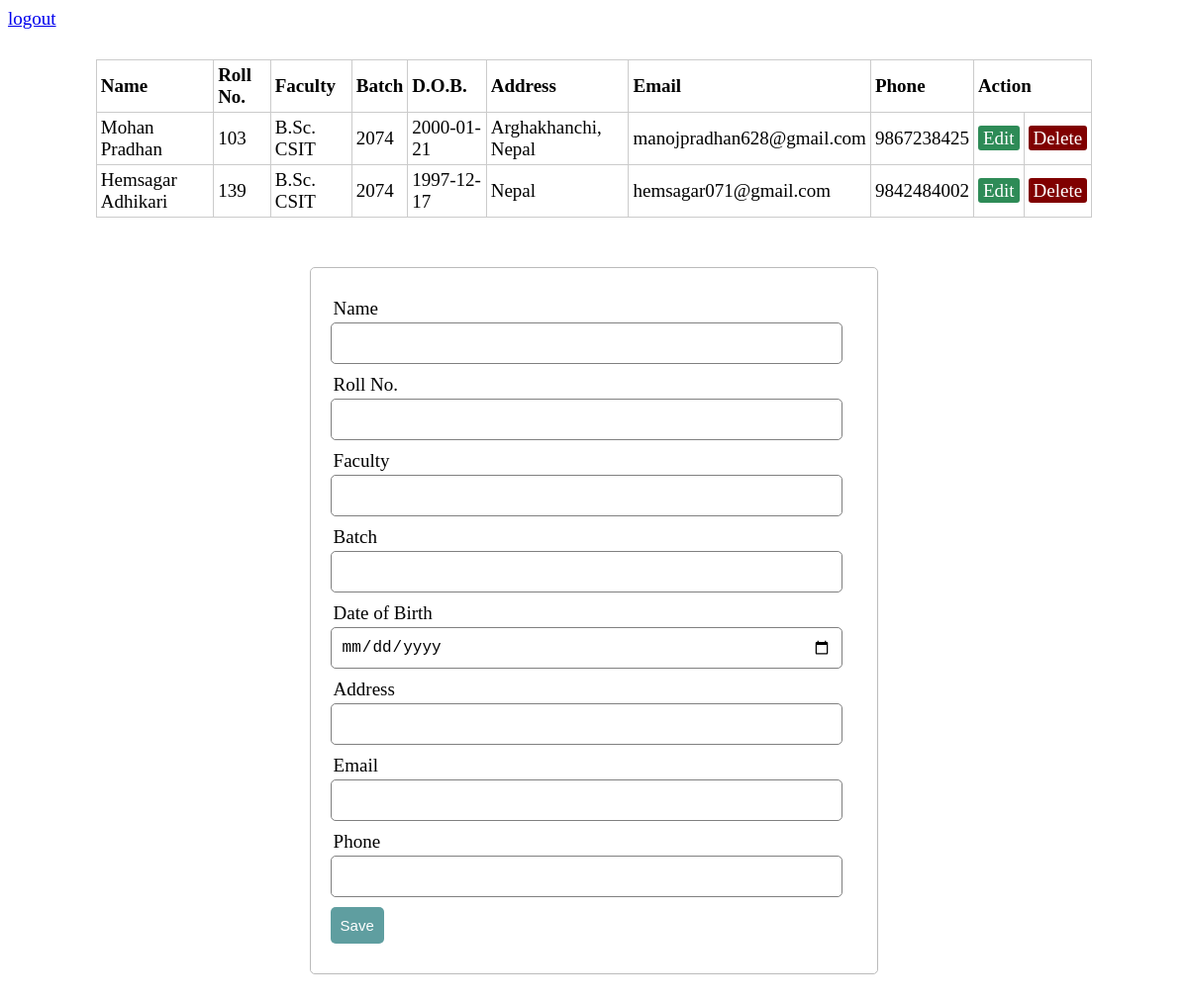
Screenshot of /student.php (signed in) with the database file from the repository.
### tables this page shows
CREATE TABLE `students` (
  `id` int(10) NOT NULL,
  `name` varchar(30) NOT NULL,
  `roll_no` int(5) NOT NULL,
  `faculty` varchar(20) NOT NULL,
  `batch` int(10) NOT NULL,
  `dob` date NOT NULL,
  `address` varchar(50) NOT NULL,
  `email` varchar(50) NOT NULL,
  `phone` decimal(15,0) NOT NULL
);

### server.php (called while the page is built, shortened)
<?php
	$name = "";
	$faculty = "";
	$dob = "";
	$address = "";
	$email = "";
	$update = false;
?>

### student.php (the view, shortened to what this page needs)
<?php
	include("server.php");
?>
<!DOCTYPE html>
<html>
<head>
	<link rel="stylesheet" type="text/css" href="style.css">
</head>
<body>
	<?php $results = mysqli_query($db, "SELECT * FROM students"); ?>
	<?php
		if($_SESSION["username"]) {
	?>
	<a href="logout.php">logout</a>
	<table>
		<thead>
			<tr>
				<th>Name</th>
				<th>Roll No.</th>
				<th>Faculty</th>
				<th>Batch</th>
				<th>D.O.B.</th>
				<th>Address</th>
				<th>Email</th>
				<th>Phone</th>
				<th colspan="2">Action</th>
			</tr>
		</thead>
		<?php while ($row = mysqli_fetch_array($results)) { ?>
			<tr>
				<td><?php echo $row['name']; ?></td>
				<td><?php echo $row['roll_no']; ?></td>
				<td><?php echo $row['faculty']; ?></td>
				<td><?php echo $row['batch']; ?></td>
				<td><?php echo $row['dob']; ?></td>
				<td><?php echo $row['address']; ?></td>
				<td><?php echo $row['email']; ?></td>
				<td><?php echo $row['phone']; ?></td>
				<td>
					<a href="student.php?edit=<?php echo $row['id']; ?>" class="edit_btn" >Edit</a>
				</td>
				<td>
					<a href="server.php?del=<?php echo $row['id']; ?>" class="del_btn">Delete</a>
				</td>
			</tr>
		<?php } ?>
	</table>
	<form name="student-form" method="post" action="server.php" >
		<div class="input-group">
			<label>Name</label>
			<input type="text" name="name" value="<?php echo $name; ?>">
		</div>
		<div class="input-group">
			<label>Roll No.</label>
			<input type="text" name="roll_no" value="<?php $roll_no==0 ? printf("") : printf($roll_no); ?>">
		</div>
		<div class="input-group">
			<label>Faculty</label>
			<input type="text" name="faculty" value="<?php echo $faculty; ?>">
		</div>
		<div class="input-group">
			<label>Batch</label>
			<input type="text" name="batch" value="<?php $batch==0 ? printf("") : printf($batch); ?>">
		</div>
		<div class="input-group">
			<label>Date of Birth</label>
			<input type="date" name="dob" value="<?php echo $dob; ?>">
		</div>
		<div class="input-group">
			<label>Address</label>
			<input type="text" name="address" value="<?php echo $address; ?>">
		</div>
		<div class="input-group">
			<label>Email</label>
			<input type="text" name="email" value="<?php echo $email; ?>">
		</div>
		<div class="input-group">
			<label>Phone</label>
			<input type="text" name="phone" value="<?php $phone==0 ? printf("") : printf($phone); ?>">
		</div>
		<div class="input-group">
			<?php if ($update == true): ?>
				<button class="btn" onclick="return validateForm()" type="submit" name="update" style="background: #556B2F;" >Update</button>
			<?php else: ?>
				<button class="btn" onclick="return validateForm()" type="submit" name="save" >Save</button>
			<?php endif ?>
		</div>
	</form>
	<?php
		}else {
			header("Location: index.php");
		};
	?>
</body>
</html>

### style.css (style rules this page uses)
body { font-size: 19px; }
table { width: 85%; margin: 30px auto; border-collapse: collapse; text-align: left; }
tr { border-bottom: 1px solid #cbcbcb; border-left: 1px solid #cbcbcb; border-right: 1px solid #cbcbcb; border-top: 1px solid #cbcbcb; }
th, td { border: 1px solid #cbcbcb; height: 30px; padding: 4px; }
form { width: 45%; margin: 50px auto; text-align: left; padding: 20px; border: 1px solid #bbbbbb; border-radius: 5px; }
.input-group { margin: 10px 0px 10px 0px; }
.input-group label { display: block; text-align: left; margin: 3px; }
.input-group input { height: 30px; width: 93%; padding: 5px 10px; font-size: 16px; border-radius: 5px; border: 1px solid gray; }
.btn { padding: 10px; font-size: 15px; color: white; background: #5F9EA0; border: none; border-radius: 5px; }
.edit_btn { text-decoration: none; padding: 2px 5px; background: #2E8B57; color: white; border-radius: 3px; }
.del_btn { text-decoration: none; padding: 2px 5px; color: white; border-radius: 3px; background: #800000; }

### rows the page displays
students: name "Mohan Pradhan", roll_no "103", faculty "B.Sc. CSIT", batch "2074", dob "2000-01-21", address "Arghakhanchi, Nepal", email "manojpradhan628@gmail.com", phone "9867238425"
students: name "Hemsagar Adhikari", roll_no "139", faculty "B.Sc. CSIT", batch "2074", dob "1997-12-17", address "Nepal", email "hemsagar071@gmail.com", phone "9842484002"
